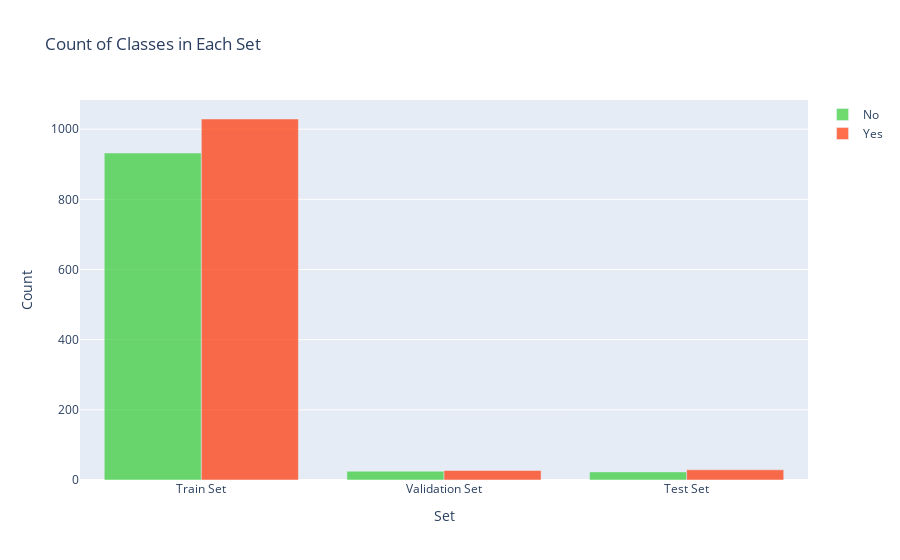

Notebook code cell kept with this figure:
### Code cell
# Import necessary libraries
from plotly.offline import init_notebook_mode, iplot
import plotly.graph_objs as go
import numpy as np

# Initialize Plotly notebook mode
init_notebook_mode(connected=True)

# Initialize an empty dictionary to store class counts
class_counts = {0: [], 1: []}

# Iterate through datasets and calculate class counts
for dataset in (y_train, y_val, y_test):
    class_counts[0].append(np.sum(dataset == 0))
    class_counts[1].append(np.sum(dataset == 1))

# Create a bar trace for the 'No' class
trace0 = go.Bar(
    x=['Train Set', 'Validation Set', 'Test Set'],
    y=class_counts[0],
    name='No',
    marker=dict(color='#33cc33'),
    opacity=0.7
)

# Create a bar trace for the 'Yes' class
trace1 = go.Bar(
    x=['Train Set', 'Validation Set', 'Test Set'],
    y=class_counts[1],
    name='Yes',
    marker=dict(color='#ff3300'),
    opacity=0.7
)

# Combine bar traces into a data list
data = [trace0, trace1]

# Define layout for the bar chart
layout = go.Layout(
    title='Count of Classes in Each Set',
    xaxis={'title': 'Set'},
    yaxis={'title': 'Count'}
)

# Create a Figure using data and layout
fig = go.Figure(data=data, layout=layout)

# Display the figure using Plotly iplot function
iplot(fig)

### Figure 1 — Plotly figure (JSON) as saved in the notebook; plotly's stock layout.template omitted (floating-point values rounded to 4 significant figures)
{"data": [{"marker": {"color": "#33cc33"}, "name": "No", "opacity": 0.7, "type": "bar", "x": ["Train Set", "Validation Set", "Test Set"], "y": [932, 25, 23]}, {"marker": {"color": "#ff3300"}, "name": "Yes", "opacity": 0.7, "type": "bar", "x": ["Train Set", "Validation Set", "Test Set"], "y": [1029, 27, 29]}], "layout": {"autosize": true, "title": {"text": "Count of Classes in Each Set"}, "xaxis": {"autorange": true, "range": [-0.5, 2.5], "title": {"text": "Set"}, "type": "category"}, "yaxis": {"autorange": true, "range": [0, 1083.0], "title": {"text": "Count"}, "type": "linear"}}}
